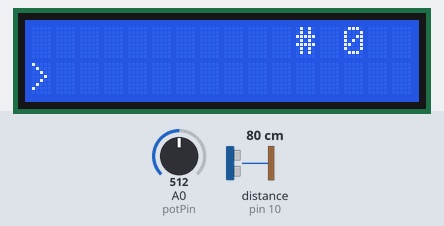
Recording of a sketch running on a simulated Arduino Uno, built with avr-gcc and run on an emulated ATmega328P. Shown: 16×2 character LCD. The test bench sets the inputs (shaded band); at power-on: A0 (potPin) = 512, distance to the obstacle (sensor on pin 10) 80 cm. The echo pulse lasts 58.3 µs per cm; random numbers use the default seed unless the sketch sets one.

Above: at 1.2 s.
1.3 s: A0 (potPin) set to 530
At 3.7 s:
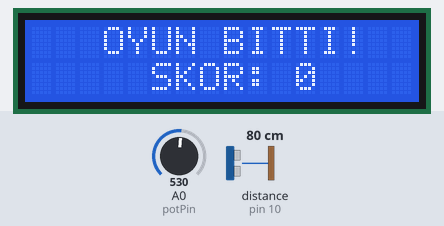
4.3 s: distance to the obstacle (sensor on pin 10) set to 12 cm
5.8 s: distance to the obstacle (sensor on pin 10) set to 9 cm
At 6.15 s:
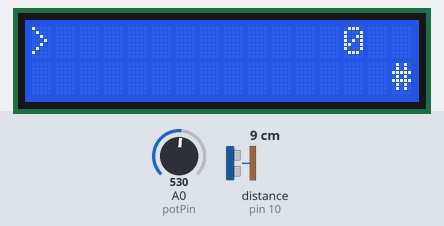
7.4 s: A0 (potPin) set to 511
At 9.85 s:
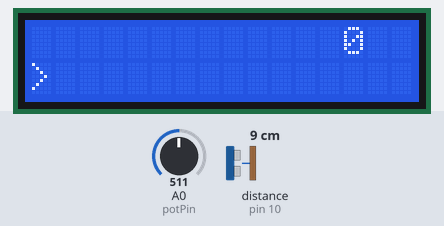
10.4 s: A0 (potPin) set to 716
At 10.78 s:
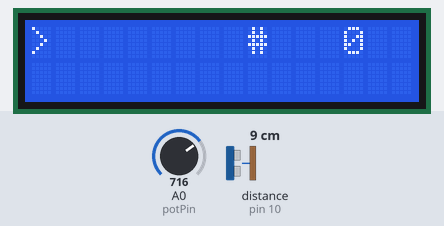
12.1 s: distance to the obstacle (sensor on pin 10) set to 18 cm
Timing chart, 0 to 14.6 s (numbered marks = the images above; inputs shaded):
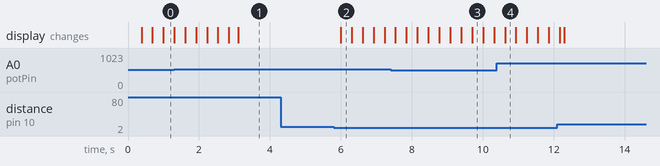

The sketch:

kisokul.ino
```cpp
#include <Wire.h>
#include <LiquidCrystal_I2C.h>


LiquidCrystal_I2C lcd(0x27, 16, 2);

int potPin = A0;
int oyuncuSatir = 0;
int engelSutun = 15;
int engelSatir = 0;
int skor = 0;
unsigned long sonHareketZamani = 0;
int hiz = 200;
int tetik=9;
int echo=10;


void setup() {
  pinMode(tetik,OUTPUT);
  pinMode(echo,INPUT);
  lcd.init();
  lcd.backlight();
  randomSeed(analogRead(A1));
  engelSatir = random(0, 2);
}

void loop() {

  int potDeger = analogRead(potPin);
  if (potDeger > 512) {
    oyuncuSatir = 0;
  } else {
    oyuncuSatir = 1;
  }


  if (millis() - sonHareketZamani > hiz) {
    sonHareketZamani = millis();
    engelSutun--;


    if (engelSutun < 0) {
      engelSutun = 15;
      engelSatir = random(0, 2);
      skor++;
      hiz = max(50, hiz - 5);
    }
  }


  if (engelSutun == 0 && engelSatir == oyuncuSatir) {
    gameOver();
  }


  lcd.clear();
  lcd.setCursor(0, oyuncuSatir);
  lcd.print(">");

  lcd.setCursor(engelSutun, engelSatir);
  lcd.print("#");

  lcd.setCursor(13, 0);
  lcd.print(skor);

  delay(10);
}

void gameOver() {
  lcd.clear();
  lcd.setCursor(3, 0);
  lcd.print("OYUN BITTI!");
  lcd.setCursor(5, 1);
  lcd.print("SKOR: ");
  lcd.print(skor);

  bool bekliyor = true;

  while(bekliyor) {
    digitalWrite(tetik, LOW);
    delayMicroseconds(2);
    digitalWrite(tetik, HIGH);
    delayMicroseconds(10);
    digitalWrite(tetik, LOW);

    long sure = pulseIn(echo, HIGH);
    int mesafe = sure * 0.034 / 2;


    if (mesafe > 0 && mesafe < 10) {
      bekliyor = false;
    }

    delay(100);
  }
  skor = 0;
  hiz = 200;
  engelSutun = 15;
  engelSatir = random(0, 2);
  sonHareketZamani = millis();

  lcd.clear();
}
```

Measured:
- the behaviour switches between 512 and 513 on A0 (potPin) (found by bisection; images 0 and 1)
- the behaviour switches between 11 and 10 cm on distance to the obstacle (sensor on pin 10) (found by bisection; images 1 and 2)
- after the input at 4.3 s, every drawn part: stays the same
- after the input at 5.8 s, the display: changes after 0.20 s (image 2)
